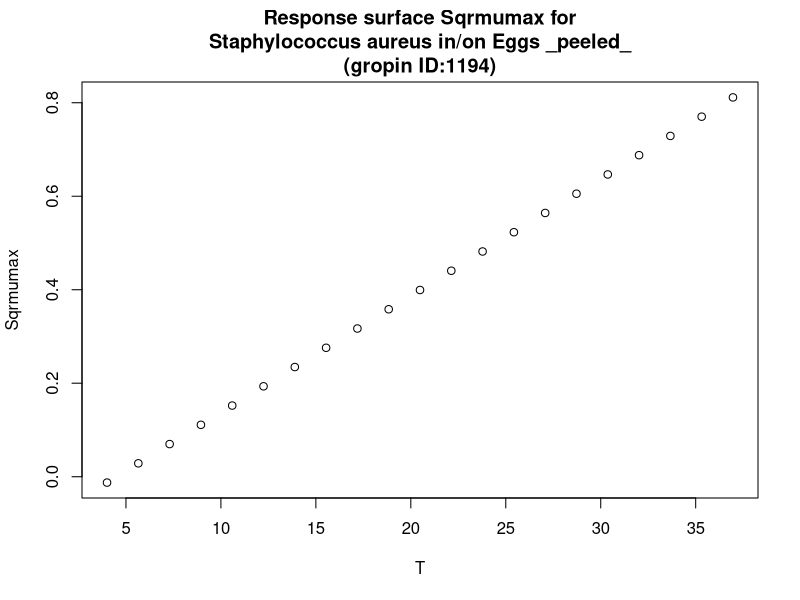

Recreate this plot in R.
#############################
# start of Parameter script
#############################
T <- seq(4.004,36.963036963037,length.out=21)
#############################
# end of Parameter script
#############################
############################# 
# start of Model script Gropin ID 1194 
#############################
 
# constant coefficients for this model
 
variables <- data.frame(T)
argumentsPar <- expand.grid(variables)
 
# heart of the model
response_surface <- function(T) {
   mumax <-0.025*(T-4.507)

return(mumax=mumax)
} 

# output parameters
responseSurface <- cbind(argumentsPar,response_surface(argumentsPar['T']))
colnames(responseSurface) <- c(colnames(argumentsPar),'Sqrmumax')
#############################
# End of Model script
#############################
############################# 
# start of Visualisation script Gropin ID 1194 
#############################
plot(T,responseSurface$'Sqrmumax',xlab='T',
                          ylab='Sqrmumax',main='Response surface Sqrmumax for
Staphylococcus aureus in/on Eggs _peeled_
(gropin ID:1194)')
#############################
# End of Visualisation script
#############################
